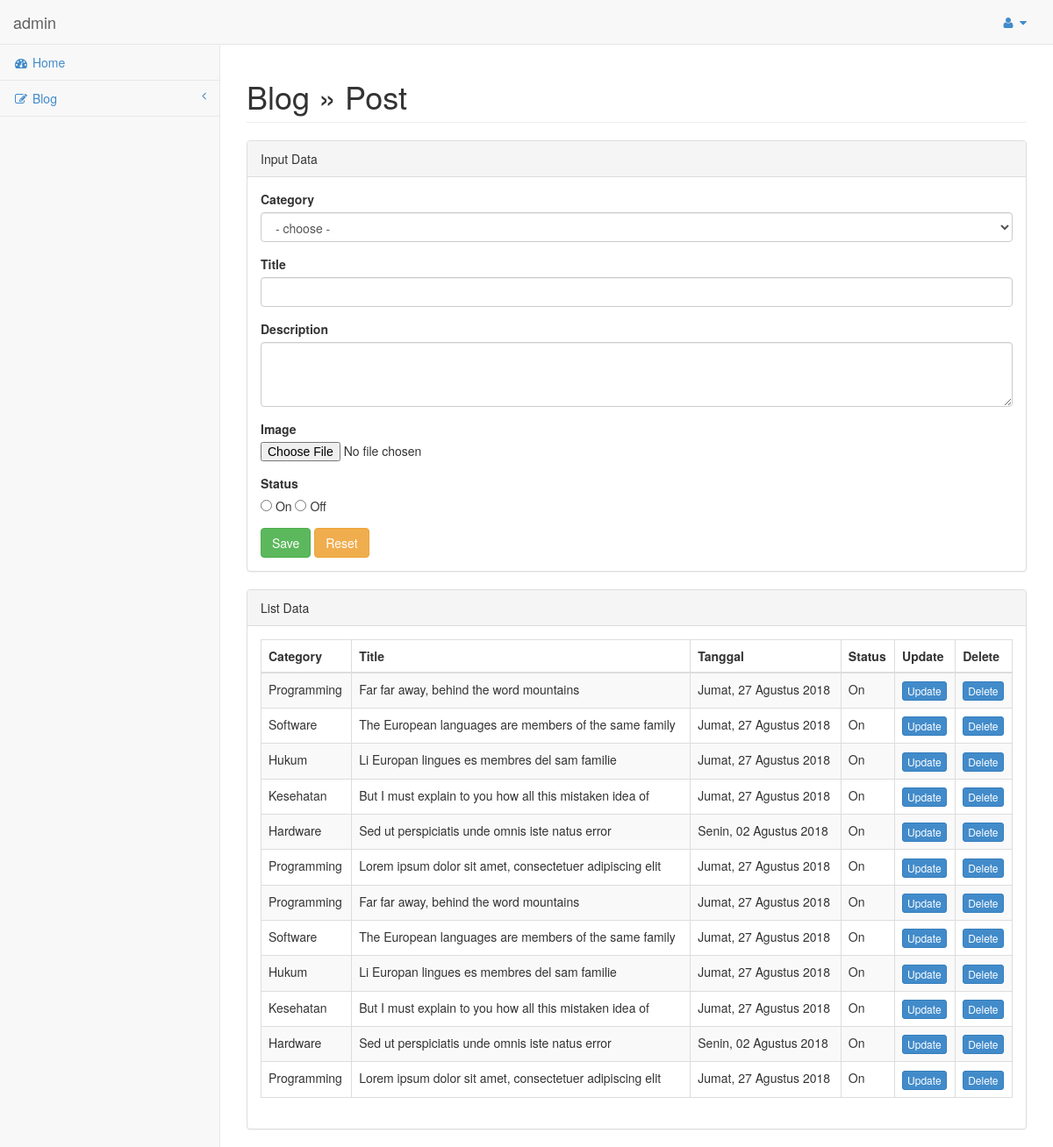
Page /admin/index.php?post (signed in) on the earlier database version.
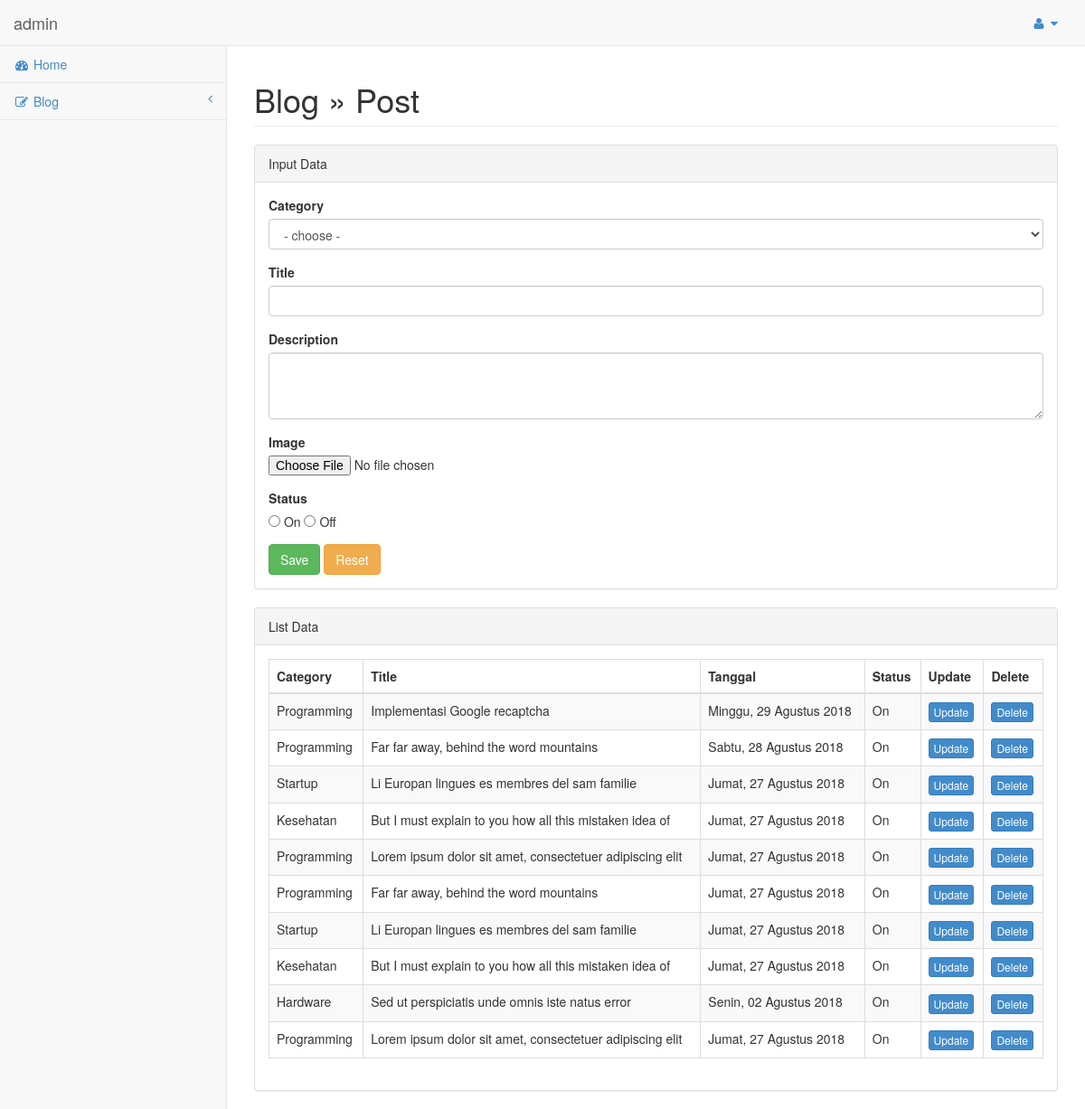
Same page on the later database version.
### tables this page shows
CREATE TABLE `artikel` (
  `id_artikel` int(11) NOT NULL,
  `kategori_id` int(11) NOT NULL,
  `judul` varchar(255) NOT NULL,
  `deskripsi` text NOT NULL,
  `gambar` varchar(255) NOT NULL,
  `tanggal` date NOT NULL,
  `slug` varchar(255) NOT NULL,
  `status` tinyint(4) NOT NULL DEFAULT '1'
);

CREATE TABLE `kategori` (
  `id_kategori` int(11) NOT NULL,
  `nama` varchar(100) NOT NULL,
  `icon` varchar(100) NOT NULL
);

### function/helper.php (called while the page is built, shortened)
<?php
function tanggal_indonesia($date)
{
    $hari  = array(
        "Minggu",
        "Senin",
        "Selasa",
        "Rabu",
        "Kamis",
        "Jumat",
        "Sabtu"
    );
    $bulan = array(
        "Januari",
        "Februari",
        "Mart",
        "April",
        "Juni",
        "Juli",
        "Agustus",
        "September",
        "Oktober",
        "November",
        "Desember"
    );
    $thn   = substr($date, 0, 4);
    $bln   = substr($date, 5, 2);
    $tgl   = substr($date, 8, 2);
    $hr    = date("w", strtotime($date));
    $result = $hari[$hr] . ", " . $tgl . " " . $bulan[(int) $bln - 1] . ' ' . $thn ;
    return $result;
}
 ?>

### admin/page/blog/post.php (the view, shortened to what this page needs)
<div class="row">
    <div class="col-lg-12">
        <h1 class="page-header">Blog &raquo; Post</h1>
    </div>
</div>
<div class="row">
    <div class="col-lg-12">
        <div class="panel panel-default">
            <div class="panel-heading">
                Input Data
            </div>
            <div class="panel-body">
                <div class="row">
                    <div class="col-lg-12">
                        <?php
                            $queryUpdate = false;
                            $status = "";
                         ?>
                        <form role="form" action="<?php echo ($queryUpdate) ? BASE_URL."admin/page/blog/post_update.php" : BASE_URL."admin/page/blog/post_insert.php" ; ?>" method="post" enctype="multipart/form-data">
                            <div class="form-group">
                                <label>Category</label>
                                <select class="form-control" name="id_kategori">
                                    <option value=""> - choose - </option>
                                </select>
                            </div>
                            <div class="form-group">
                                <label>Title</label>
                                <input class="form-control" type="text" name="judul"
                                    <?php echo ($queryUpdate) ? "value='$rowUpdate[judul]'" : false; ?> >
                            </div>
                            <div class="form-group">
                                <label>Description</label>
                                <textarea id="ckeditor" class="form-control" rows="3" name="deskripsi">
                                    <?php echo ($queryUpdate) ? htmlspecialchars($rowUpdate['deskripsi']) : false; ?>
                                </textarea>
                            </div>
                            <div class="form-group">
                                <label>Image</label>
                                <input type="file" name="gambar" />
                            </div>
                            <div class="form-group">
                                <label style="display: block;">Status</label>
                                <input type="radio" name="status" value="1" <?php echo ($status == 1) ? "checked=checked" : false; ?>> On
                                <input type="radio" name="status" value="0" <?php echo ($status == 0) ? "checked=checked" : false; ?>> Off
                            </div>
                            <button type="submit" name="submit" class="btn btn-success">Save</button>
                            <button type="reset" class="btn btn-warning">Reset</button>
                        </form>
                    </div>
                </div>
            </div>
        </div>
        <div class="panel panel-default">
            <div class="panel-heading">
                List Data
            </div>
            <div class="panel-body">
                <div class="table-responsive">
                    <table id="datatables" class="table table-striped table-bordered table-hover">
                        <thead>
                            <tr>
                                <th>Category</th>
                                <th>Title</th>
                                <th>Tanggal</th>
                                <th>Status</th>
                                <th>Update</th>
                                <th>Delete</th>
                            </tr>
                        </thead>
                        <tbody>
                            <?php
                                $query = mysqli_query($conn,"SELECT artikel.*,kategori.id_kategori,kategori.nama FROM artikel JOIN kategori ON artikel.kategori_id = kategori.id_kategori ORDER BY artikel.id_artikel DESC");
                                while($row = mysqli_fetch_assoc($query)){
                                    $status = ($row['status'] == 1) ? "On" : "Off";
                                    echo "<tr>
                                        <td>$row[nama]</td>
                                        <td>$row[judul]</td>
                                        <td>".tanggal_indonesia($row['tanggal'])."</td>
                                        <td>$status</td>
                                        <td class='center'><a href='index.php?post_edit=$row[id_artikel]' class='btn btn-primary btn-xs' type='button'>Update</a></td>
                                        <td class='center'><a href='".BASE_URL."admin/page/blog/post_delete.php?id_artikel=$row[id_artikel]' class='btn btn-primary btn-xs' type='button'>Delete</a></td>
                                        </tr>
                                    ";
                                }
                            ?>
                        </tbody>
                    </table>
                </div>
            </div>
        </div>
    </div>
</div>

### admin/index.php (shortened to what this page needs)
<?php
    include("../function/connection.php");
    include("../function/helper.php");
    $username =  isset($_SESSION['username']) ? $_SESSION['username'] : false;
 ?>
<!DOCTYPE html>
<html>
<?php
    include("include/head.php");
?>
<body>
    <div id="wrapper">
        <?php include("include/header.php") ?>
        <div id="page-wrapper">
            <?php
            if (isset($_GET["category"])) include("page/blog/category.php");
            else if (isset($_GET["category_edit"])) include("page/blog/category.php");
            else if (isset($_GET["post"])) include("page/blog/post.php");
            ?>
        </div>
    </div>
</body>
</html>

### admin/include/head.php (shortened to what this page needs)
<head>
    <link href="css/bootstrap.min.css" rel="stylesheet" />
    <link href="css/dataTables.bootstrap.css" rel="stylesheet" />
    <link href="font-awesome/css/font-awesome.css" rel="stylesheet" />
    <link href="css/plugins/morris/morris-0.4.3.min.css" rel="stylesheet" />
    <link href="css/plugins/timeline/timeline.css" rel="stylesheet" />
    <link href="css/sb-admin.css" rel="stylesheet" />
    <link href="ckeditor/plugins/codesnippet/lib/highlight/styles/default.css" rel="stylesheet">
</head>

### admin/include/header.php (shortened to what this page needs)
<nav class="navbar navbar-default navbar-fixed-top" role="navigation" style="margin-bottom: 0">
    <div class="navbar-header">
        <a class="navbar-brand" href="index.php"><?php echo $username; ?></a>
    </div>
    <ul class="nav navbar-top-links navbar-right">
        <li class="dropdown">
            <a class="dropdown-toggle" data-toggle="dropdown" href="#">
                <i class="fa fa-user fa-fw"></i>  <i class="fa fa-caret-down"></i>
            </a>
        </li>
    </ul>
    <div class="navbar-default navbar-static-side" role="navigation">
        <div class="sidebar-collapse">
            <ul class="nav" id="side-menu">
                <li><a href="index.php"><i class="fa fa-dashboard fa-fw"></i> Home</a></li>
                <li>
                    <a href="#"><i class="fa fa-pencil-square-o fa-fw"></i> Blog<span class="fa arrow"></span></a>
                </li>
            </ul>
        </div>
    </div>
</nav>

### admin/css/sb-admin.css (style rules this page uses)
body { background-color: #f8f8f8; padding-top: 100px; }
@media (min-width:768px) { body { padding-top: 50px; } }
#wrapper { width: 100%; }
#page-wrapper { padding: 0 15px; min-height: 568px; background-color: #fff; }
@media (min-width:768px) { #page-wrapper { position: inherit; margin: 0 0 0 250px; padding: 0 30px; border-left: 1px solid #e7e7e7; } }
.navbar-static-side ul li { border-bottom: 1px solid #e7e7e7; }
.navbar-top-links li { display: inline-block; }
.navbar-top-links li:last-child { margin-right: 15px; }
.navbar-top-links li a { padding: 15px; min-height: 50px; }
.arrow { float: right; }
.fa.arrow:before { content: "\f104"; }
@media (min-width:768px) { .navbar-static-side { z-index: 1; position: absolute; width: 250px; margin-top: 51px; } }

Differences in the rows shown:
removed artikel: kategori.nama "Software", judul "The European languages are members of the same family", tanggal "Jumat, 27 Agustus 2018", status "On"
removed artikel: kategori.nama "Hardware", judul "Sed ut perspiciatis unde omnis iste natus error", tanggal "Senin, 02 Agustus 2018", status "On"
removed artikel: kategori.nama "Software", judul "The European languages are members of the same family", tanggal "Jumat, 27 Agustus 2018", status "On"
added artikel: kategori.nama "Programming", judul "Implementasi Google recaptcha", tanggal "Minggu, 29 Agustus 2018", status "On"
changed artikel: tanggal "Jumat, 27 Agustus 2018" → "Sabtu, 28 Agustus 2018"
changed through a linked row, artikel (number 3 of 10 on the later page): kategori.nama "Hukum" → "Startup"
changed through a linked row, artikel (number 7 of 10 on the later page): kategori.nama "Hukum" → "Startup"
